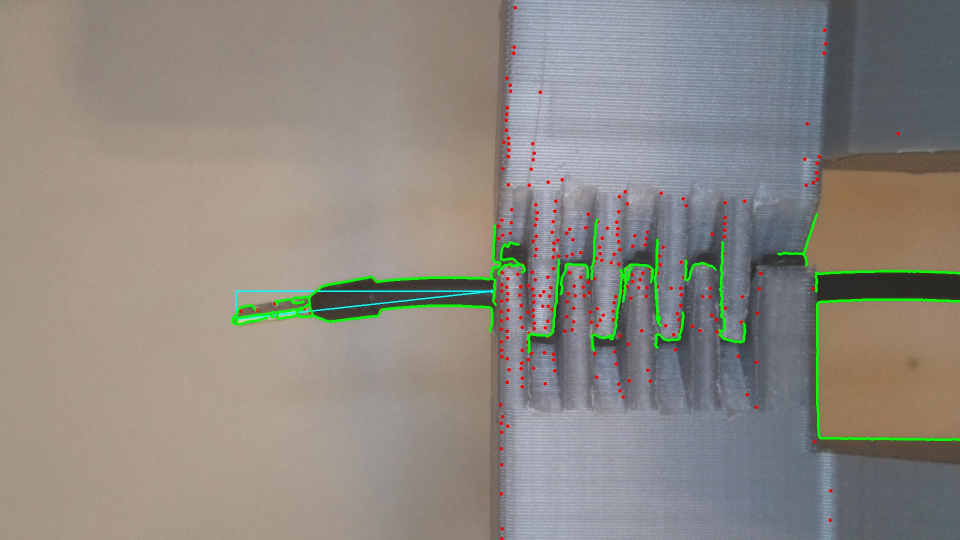
#> input picture kabelerkennung/bild2.jpg, 1920 x 1080 px, given in place of the camera (shown at 1/2 size)
$ python kreiserkennungLive.py
#> lines starting #> are read from the running program, lines starting #| are printed output that depends on the picture; after the words box and inside, x2 and y2 are one past the last pixel; in counts of white or black regions, pixels touching at a corner belong together
#!/usr/bin/python3

##########################
# Author: Jonathan Evertz
# Date: 15.2.2019
# Version: 1.1
# Durchmesser: 30 Pixel entsprechen 3.7mm
##########################

import cv2
import sys
import os
import numpy as np
import argparse
import math
from pprint import pprint

#Variablen
min_threshold = 0
max_threshold = 100
oben_links = (400,150)
unten_rechts = (900,600)
fenster_name = "OpenCV"
gauss_faktor = 0
gauss_matrix = (7,7)
clear = lambda: os.system('clear')

# ----------------------------------- Main Code -----------------------
cam = cv2.VideoCapture(0);
while cam.isOpened():
    ret, frame = cam.read()
#> frame is the input picture: shape (1080, 1920, 3); mean B, G, R 129.4, 136.3, 141.1
    # in Graubild umwandeln
    gray = cv2.cvtColor(frame, cv2.COLOR_BGR2GRAY)
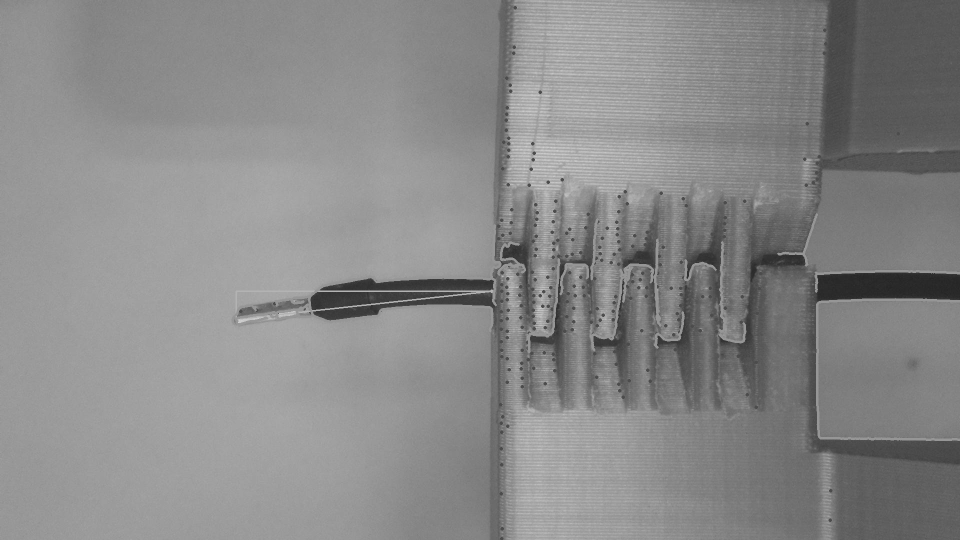
#> gray: shape (1080, 1920) (shown at 1/2 size); min 34, max 212, mean 137
    #blurren
    blur = cv2.medianBlur(gray, 5)
    #zeichnet Rechteckt
    rechteck = cv2.rectangle(frame, oben_links, unten_rechts, (100,50,200), 5)
    cv2.putText(frame, str(oben_links) , oben_links, cv2.FONT_HERSHEY_PLAIN, 1, (255,255,255), 1, cv2.LINE_AA, 0)
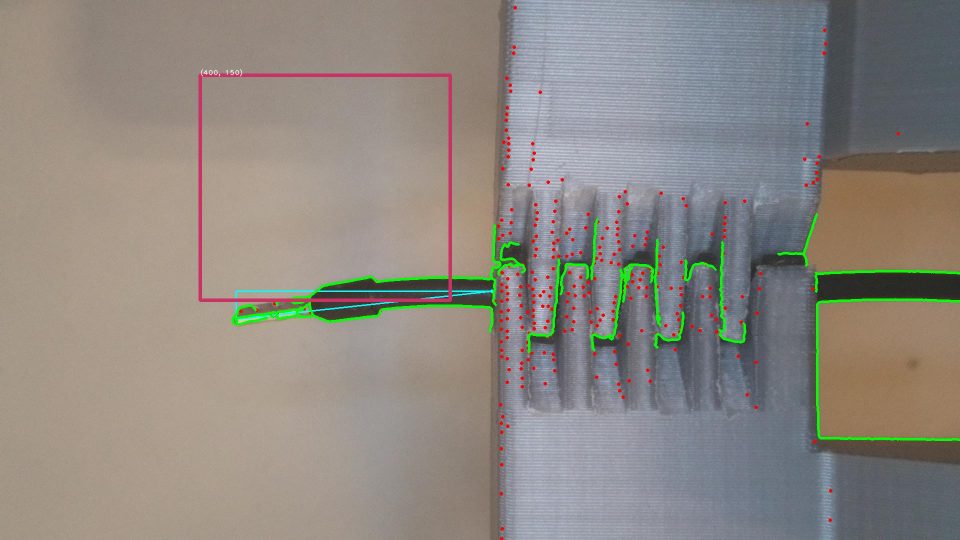
#> frame: shape (1080, 1920, 3) (shown at 1/2 size); mean B, G, R 129.2, 135.8, 141.5
    cv2.putText(frame, str(unten_rechts) , unten_rechts, cv2.FONT_HERSHEY_PLAIN, 1, (255,255,255), 1, cv2.LINE_AA, 0)
#> frame: shape (1080, 1920, 3); 0.02% of pixels changed, all inside (x1, y1, x2, y2) = (901, 588, 985, 604)
    cv2.putText(frame, str((oben_links[0], unten_rechts[1])) , (oben_links[0], unten_rechts[1]), cv2.FONT_HERSHEY_PLAIN, 1, (255,255,255), 1, cv2.LINE_AA, 0)
#> frame: shape (1080, 1920, 3); mean B, G, R 129.3, 135.8, 141.5
    cv2.putText(frame, str((unten_rechts[0], oben_links[1])) , (unten_rechts[0], oben_links[1]), cv2.FONT_HERSHEY_PLAIN, 1, (255,255,255), 1, cv2.LINE_AA, 0)
#> frame: shape (1080, 1920, 3); mean B, G, R 129.3, 135.8, 141.5

    #Temp Variablen zum arbeiten
    kdistanz = 100000
    kkreis_r = 0
    kkreis_xy = (0,0)

    #verarbeitet den Teil im Rechteck
    ausschnitt = blur[oben_links[1] : unten_rechts[1], oben_links[0] : unten_rechts[0]]
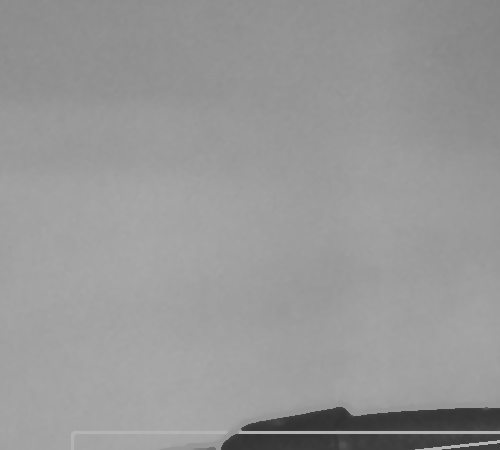
#> ausschnitt: shape (450, 500); min 49, max 179, mean 151.6
    mittelpunkt = (int(oben_links[0]+(unten_rechts[0]-oben_links[0])/2), int(oben_links[1]+(unten_rechts[1]-oben_links[1])/2))
    cv2.circle(ausschnitt,mittelpunkt,2,(0,0,255),3)
    circles = cv2.HoughCircles(ausschnitt,cv2.HOUGH_GRADIENT,1,20,param1=100,param2=20,minRadius=27,maxRadius= 32)
#> circles = None
    clear()
    if circles is not None:
        for i in circles[0,:]:
			#Kreis zeichnen
            cv2.circle(ausschnitt,(i[0],i[1]),i[2],(0,255,0),2) #(Quelle, (x,y) = Center, Radius, Farbe, )
            #Mittelpunkt malen
            cv2.circle(ausschnitt,(i[0],i[1]),2,(0,0,255),3)
            #den nächsten Kreis finden

            distanz = math.sqrt(((mittelpunkt[0] - (oben_links[0]+i[0]))**2) + ((mittelpunkt[1] - (oben_links[1]+i[1]))**2))

            if distanz < kdistanz:
                kdistanz = distanz
                kkreis_r = i[2]
                kkreis_xy = (int(oben_links[0] + i[0]), int(oben_links[1] + i[1]))
                print('X: ' + str(i[0]))
                print('Y: ' + str(i[1]))
                print('Radius: ' + str(i[2]))

    print('Mittelpunkt Bild: ' + str(mittelpunkt))
    print('Distanz zum nächsten Kreismittelpunkt (Pixeln): ' + str(kdistanz))
    print('Nächster Kreis: ' + str(kkreis_xy))
    print('geschätzte Distanz (in CM): ' + str((kdistanz%60)*0.37))

    ausschnitt = cv2.cvtColor(ausschnitt, cv2.COLOR_GRAY2RGB)
#> ausschnitt: shape (450, 500, 3)
    cv2.circle(frame, mittelpunkt, 2, (255,255,255),2) #Mittelpunkt des Bildes
#> frame: shape (1080, 1920, 3); mean B, G, R 129.3, 135.8, 141.5
    cv2.circle(frame, kkreis_xy, kkreis_r,(0,0,255),2) #ausgewählter Kreisen
#> frame: shape (1080, 1920, 3); mean B, G, R 129.3, 135.8, 141.5
    cv2.circle(frame, kkreis_xy, 2,(0,0,255),2) #Mittelpunkt des Kreises
#> frame: shape (1080, 1920, 3); mean B, G, R 129.3, 135.8, 141.5

    if circles is not None: #Damit nur eine Linie gezeichnet wird, wenn er Kreise findet
        cv2.line(frame,mittelpunkt,kkreis_xy,(255,255,255),5) #Linie zwischen Mittelpunkt und ausgewähltem Kreis
        cv2.putText(frame, str(round(kdistanz, 2)) , kkreis_xy, cv2.FONT_HERSHEY_PLAIN, 2, (255,255,255), 2, cv2.LINE_AA, 0)

    cv2.namedWindow(fenster_name, 1)
    cv2.imshow(fenster_name, frame)
    #print(canny.dtype)
    key = cv2.waitKey(1)
#> (key Esc is pressed here)
    # Wenn ESC gedrückt wird, wird  das Programm beendet
    if key == 27:
        break

# Alles beenden
cam.release()
cv2.destroyAllWindows()

$ run again, on kabelerkennung/bild_002.jpg
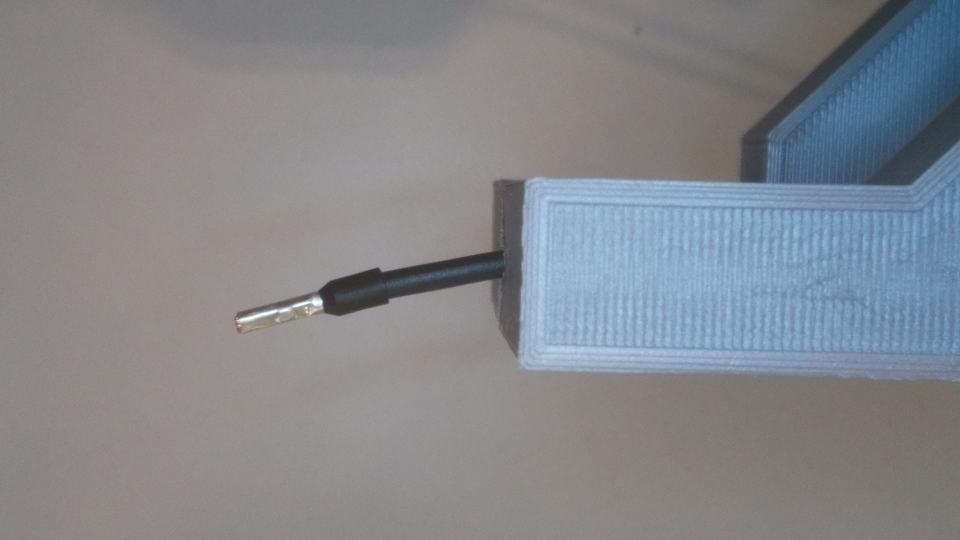
#> input picture kabelerkennung/bild_002.jpg, 1920 x 1080 px, given in place of the camera (shown at 1/2 size)
#> frame is the input picture: shape (1080, 1920, 3); mean B, G, R 139.9, 135.3, 132.8
#> `cv2.putText(frame, str(oben_links) , oben_links, cv2.FONT_HERSHEY_PLAI..`:
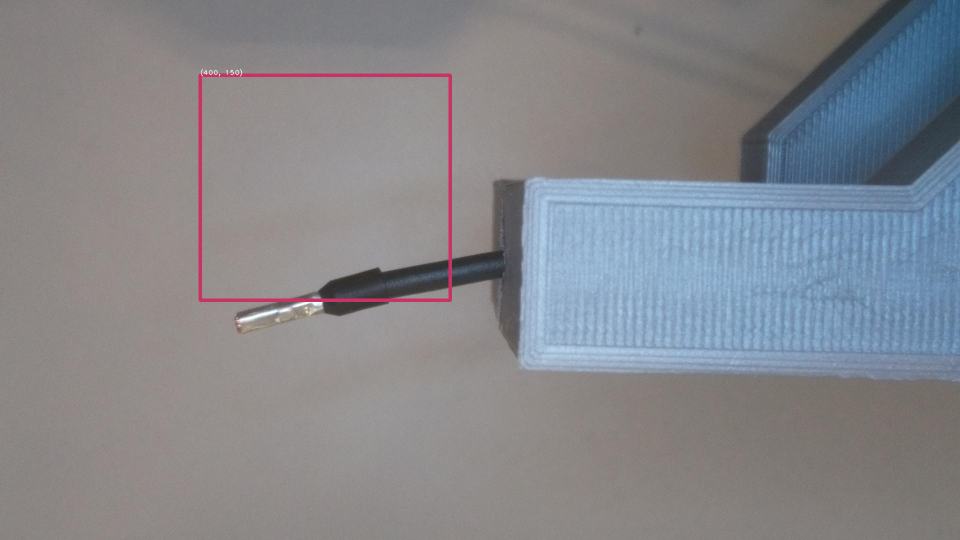
#> frame: shape (1080, 1920, 3) (shown at 1/2 size); mean B, G, R 139.7, 134.7, 133.2
#> `ausschnitt = blur[oben_links[1] : unten_rechts[1], oben_links[0] : unt..`:
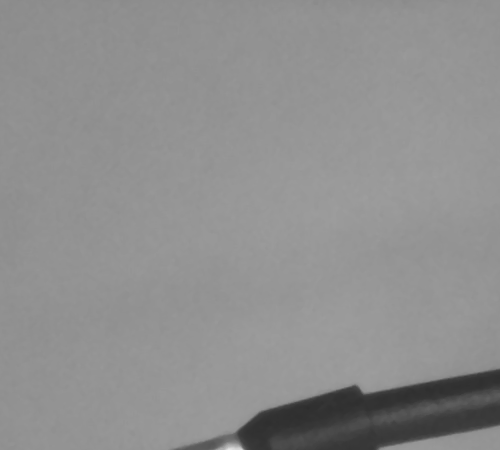
#> ausschnitt: shape (450, 500); min 45, max 228, mean 142.8
#> circles = None
